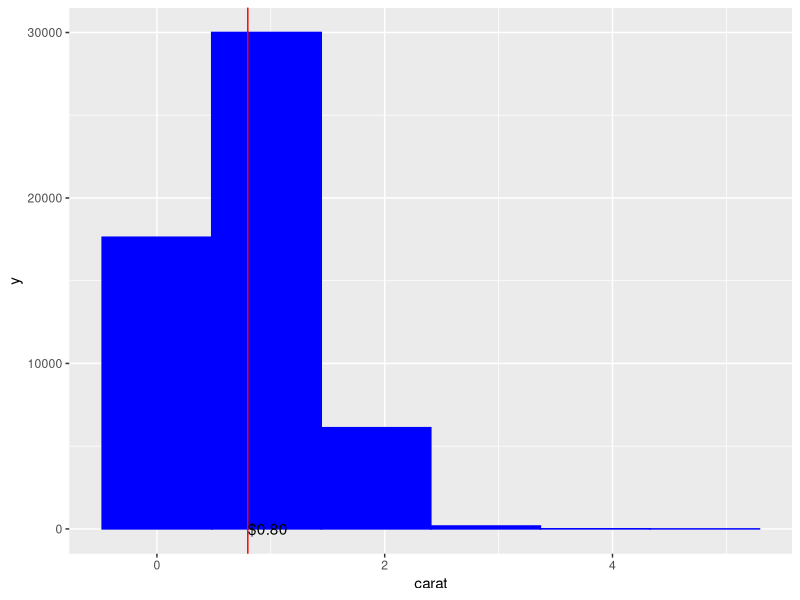
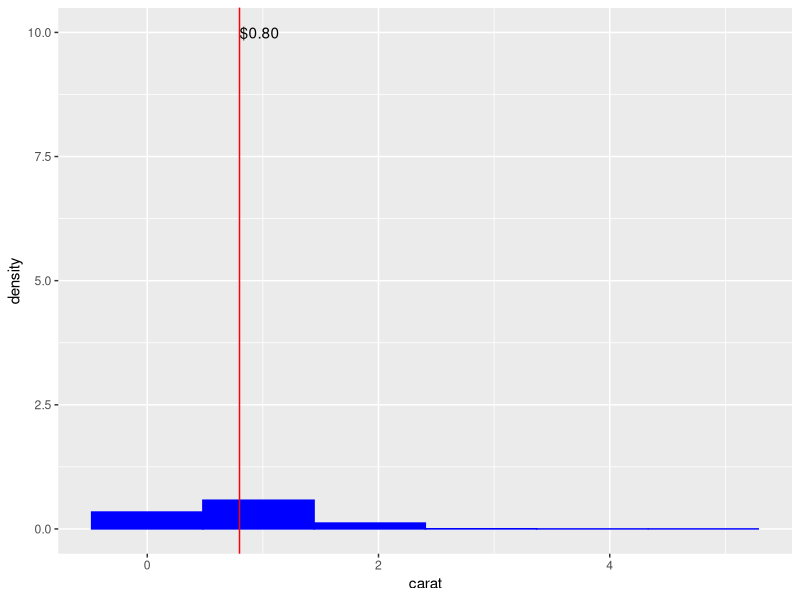
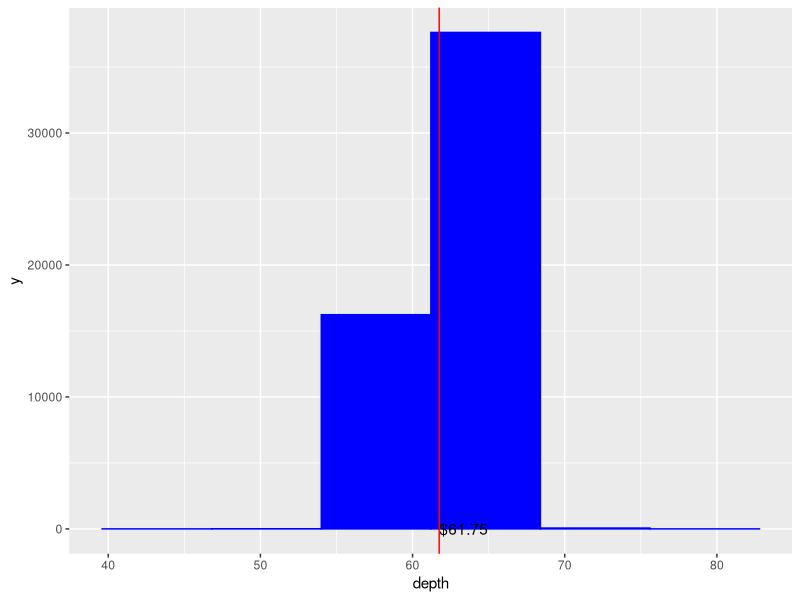
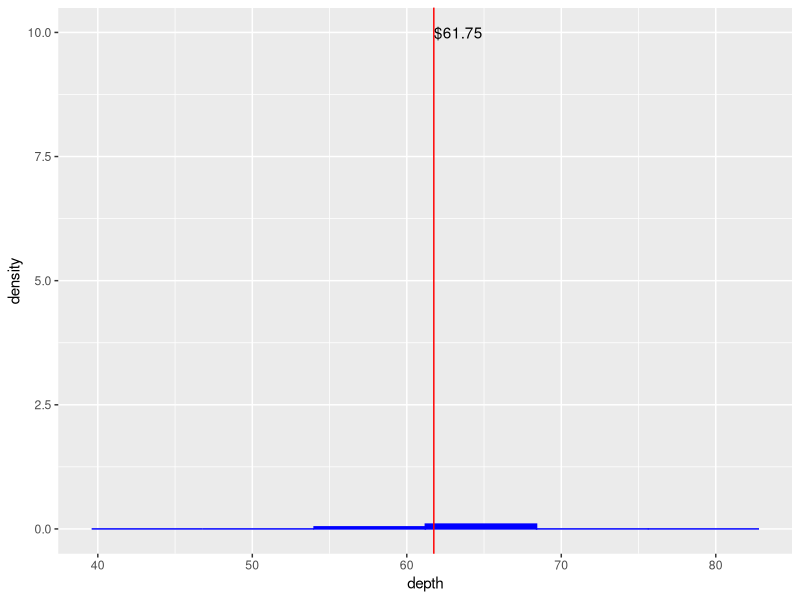
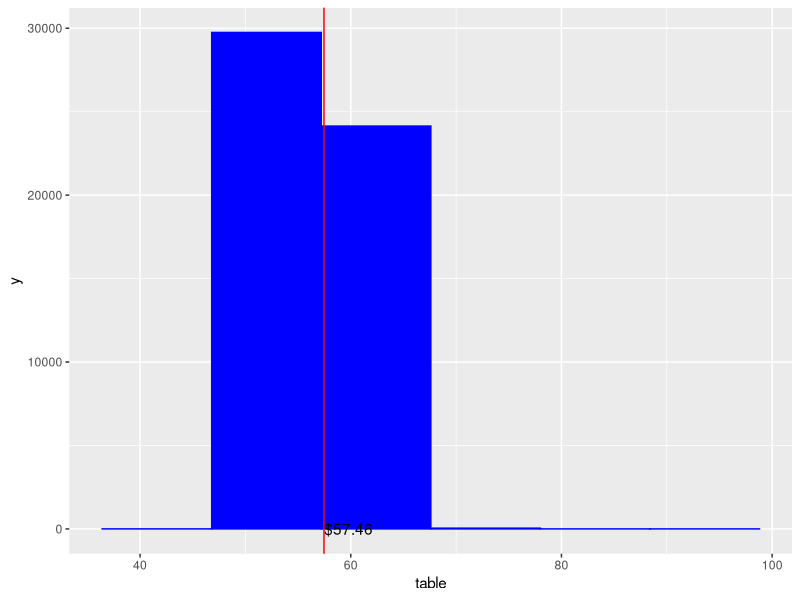
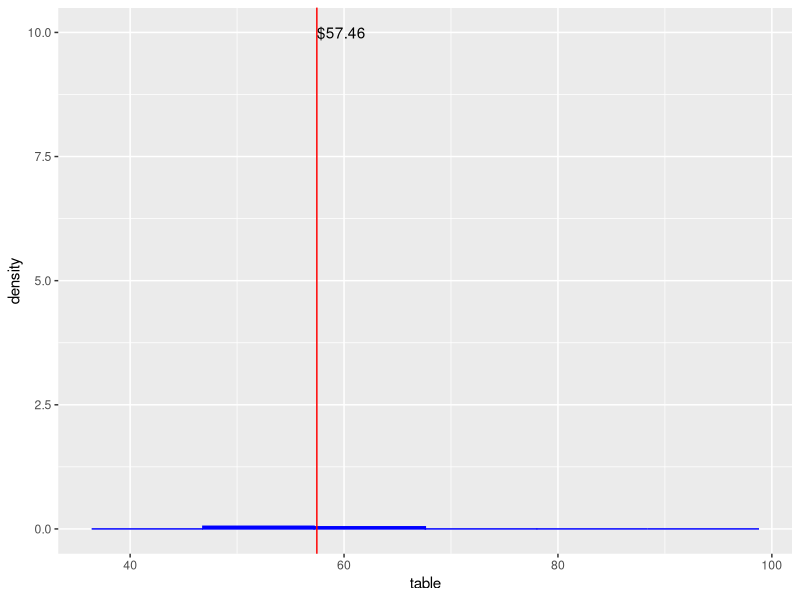
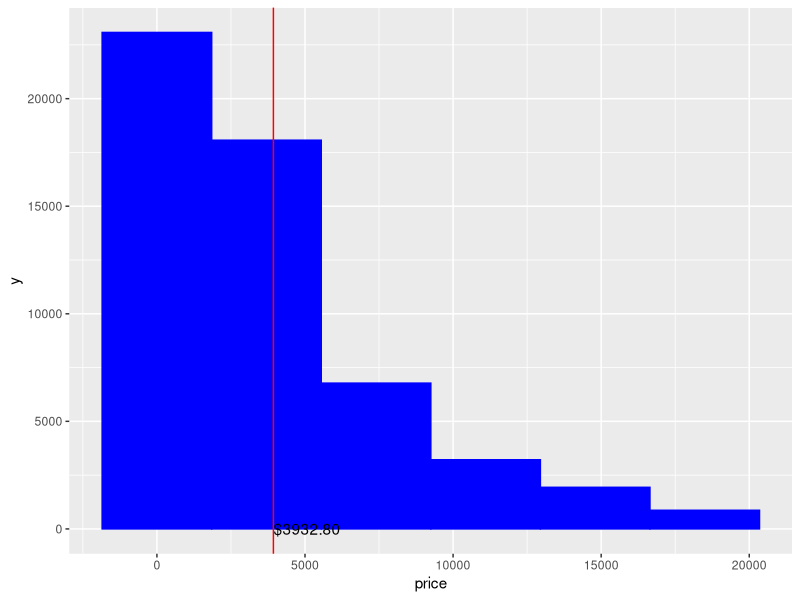
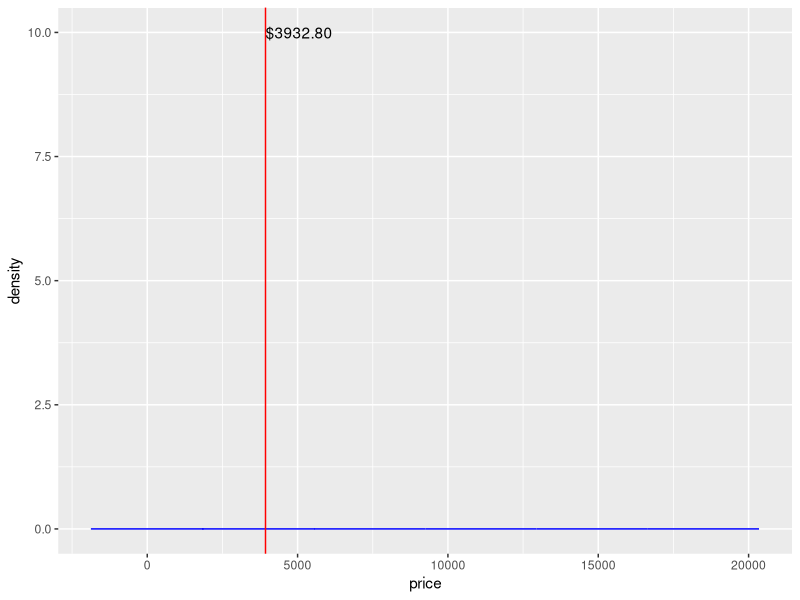

R code for these plots, in order: (Note: this script raises an error after producing the figures.)
## ---- chunk 1
library(ggplot2)  # read ggplot2 library
data("mtcars")    # read "mtcars" data.frame to ehvironment 
require('grid')   # read grid 
data("diamonds")  # read "diamonds" data.frame to ehvironment 


explore<-function(dt,bnsz,thd)
  # Name a function(dt,bnsz,thd) as explore(), and there are three variables.
  # takes a data frame, a vector of bin sizes, and a correlation threshold as input parameters.
  {
  
  r1=list() # define a new blank list(), and names r1.
  c=1       # Set the initial value of c = 1
  
  
  # This is the first question. We will plot a pair of blue histograms in countability method and density method.
  
  vn <- as.numeric(sapply(dt,is.numeric))
  # (dt,is.numeric) means : Extract all of the numeric variables in our data.frame: dt. 
  # sapply(dt,is.numeric) : to determine if the variable is numeric and return True or False.
  # as.numeric() translate our True to 1, False to 0.
  # Therefore, as.numeric(sapply(dt,is.numeric)) will translate all of the variables in dt to numbers 0 or 1          where 0 represent non-numeric, 1 represent numeric. And we just name this as vn. 


  for(i in 1:length(bnsz)){
   #  Let i loop through 1 to the length of vector bnsz
  for(j in 1:length(vn)){
    # Let j loop through 1 to the length of vn.
    if(vn[[j]]==1){      # if vn[j] is numeric
    m=mean(dt[[j]])      # we let m to be the mean of jth column of dt.
    ml = sprintf("$%3.2f ", m)    # m1 is a version of m round to two decimals.
    bins <- (max(dt[,j])-min(dt[,j]))/bnsz[i]  
    # bnsz[i] : the number of bins at each i.
    # (max(dt[,j])-min(dt[,j]))/bnsz[i] is the width of each bin. 
    
    xLabel <- colnames(dt)[j] 
    # lable x-axis with the name of the jth column name of dt 
    h<-ggplot(dt,aes_string(xLabel))
    # read the data of the vector named xLabel in dt and use these data to ggplot 
    h<-h+   # Use h and add all of follows to complete the ggplot.
        geom_histogram(colour='blue',fill='blue',binwidth=bins)+
        # Draw a histogram graph with blue and then fill each rectangle with blue and then let width of bin equal to bins.
        labs(x=colnames(dt)[j]) + 
        # Label x-axis in each graph as the jth column name of dt.
        geom_vline(xintercept=m, colour='red') +
        # Add a red verticle line whose intercept is m (the mean of jth column of dt)
        annotate("text",x=m,y=10,label=ml,hjust=0)
        # Add a text to this graph : add ml at the point (m,10)
        nm=paste('bin=',bnsz[i],colnames(dt)[j],"count.png")
        # Output the graph by png vertion and name the file as the binsize and column name. (use nm to record)
        # For example, "bin= 20 z count.png"
    ggsave(filename = nm)
        # Save the filmname.
    
    
    h2<-ggplot(dt,aes_string(xLabel))
        # read the data of the vector named xLabel in dt and use these data to ggplot 
    h2<-h2+    # Use h2 and add all of follows to complete the ggplot.
      geom_histogram(aes(y=..density..),colour='blue',fill='blue',binwidth=bins)+
      # Use the density method to draw a histogram graph with blue and then fill each rectangle with blue and then let width of bin equal to bins.
      labs(x=colnames(dt)[j]) +
      # Label x-axis in each graph as the jth column name of dt.
      geom_vline(xintercept=m, colour='red') +
      # Add a red verticle line whose intercept is m (the mean of jth column of dt)
      annotate("text",x=m,y=10,label=ml,hjust=0)
      # Add a text to this graph : add ml at the point (m,10)
      nm=paste('bin=',bnsz[i],colnames(dt)[j],"denstity.png")
      # Output the graph by png vertion and name the file as the binsize and column name. (use nm to record)
      # For example, "bin= 20 z density.png"
    ggsave(filename = nm)       # Save the filename.
    }
    
  } 
  }
  
  # This is part of the second question. I will Plot a gray bar graph for every binary variable. 
  
  for(i in 1:ncol(dt)){
    # Let i loop through 1 to the number of columns in dt.
    if(vn[[i]]==1){
      # Use the vn we get in last question, if a data in dt corresponding to vn[i] is numeric,
      if(sum(dt[i]==0)+sum(dt[i]==1)==nrow(dt)){
        # In ith column of dt, if the number of 0 and the number of 1 add up to the number of columns in dt.
        # Then we can have the ith column of dt is binary.
        xLabel <- colnames(dt)[i]
         # lable x-axis with the name of the ith column name of dt 
        ggplot(dt,aes_string(xLabel)) +
          # read the data of the vector named xLabel in dt and use these data to ggplot.
          geom_bar(fill="gray") +      # Draw a bar graph with gray bars
          ggtitle(colnames(dt)[i])+    # Give the title of each graph as the ith column names of dt.
          labs(x=colnames(dt)[i])      # Label x-aes in each graph as the ith column names of dt
          nm=paste(colnames(dt)[i],'.png',sep='')
          # Output the graph by png vertion and name the file as the ith column name of dt.
          # For example, "clarity.png"
          ggsave(filename = nm) 
          # Save the filename.
          
          
  # This is the part a in 4th question.  (binary variable frequency table)
          
        r1[[c]]=table(dt[[i]])  
        # We still use the procedure above.
        # Input every binary column in dt to r1[[c]]. (we know that the initial value of c is 1)
        c=c+1
        # Let c be added 1 every time, that is to record the frequncy of dt and put them to list r1().
      }
    }
  }
  
  
 
  # This is part of the second question. I will Plot a gray bar graph for every categorical variable. 
  
  vc<-as.numeric(sapply(dt,is.factor))+as.numeric(sapply(dt,is.logical))
  # (dt,is.factor) means : Extract all of the factor variables in our data.frame: dt. 
  # (dt,is.logical) means : Extract all of the logical variables in our data.frame: dt. 
  # sapply(dt,is.factor) : to determine if the variable is factor and return True or False.
  # sapply(dt,is.logical) : to determine if the variable is logical and return True or False.
  # as.numeric() translate our True to 1, False to 0.
  # Therefore, as.numeric(sapply(dt,is.factor)) will translate all of the variables in dt to numbers 0 or 1          where 0 represent non-factor, 1 represent factor. 
  # as.numeric(sapply(dt,is.factor)) will translate all of the variables in dt to numbers 0 or 1 where 0 represent non-logical, 1 represent logical.
  # And we name the sum of these two by vc.
  
  
    for(i in 1:length(vc)){
      # Let i loop through 1 to the length of vc.
    if(vc[[i]]>=1){
      # Use the vc we get in last question, if a data in dt corresponding to vn[i] is not both non-factor and non-ligical,
      xLabel <- colnames(dt)[i]        # lable x-axis with the name of the ith column name of dt 
    ggplot(dt,aes_string(xLabel)) +    
    # read the data of the vector named xLabel in dt and use these data to ggplot.
    geom_bar(fill="gray") +          # Draw a bar graph with gray bars
    ggtitle(colnames(dt)[i])+        # Give the title of each graph as the ith column names of dt.
    labs(x=colnames(dt)[i])          # Label x-aes in each graph as the ith column names of dt
    nm=paste(colnames(dt)[i],'.png',sep='')
    # Output the graph by png vertion and name the file as the ith column name of dt.
    # For example, "clarity.png"
    ggsave(filename = nm)  
    # Save the filename.
    
    
    # This is also part a in 4th question. (categorical variable frequency table)
    
    
    r1[[c]]=table(dt[[i]])
     # We still use the procedure above.
     # Input every categorical column in dt to r1[[c]]. 
        c=c+1
        # We know that there is already a list r1, and c is not 1 yet.
        # So we just add new data into list r1, and let c continue to be added 1 every time to record the frequency of categorical column in dt.
        
     }
    }
  
  
  
  # This is part b of 4th question.
  
   r2=list()     # define a new blank list(), and names r1.
   c=1           # Set the initial value of c = 1
   
    for(j in 1:length(vn)){
      # Let i loop through 1 to the length of vn (we defined vn as above) 
    if(vn[[j]]==1){
      # Use the vn we get in last question, if a data in dt corresponding to vn[j] is numeric,
    r2[[c]]=summary(dt[[j]])
      #  A summary statistics table for each numerical variable
    c=c+1  # Let c add up 1 every time, so we can get data in list r2 in order.
    }
  }
  
    r3 = list()   # define a new list, names r3.
    r3[[1]]=r1    
    r3[[2]]=r2    # Let r3 contain list r1 and r2.
    
    #!!!! r1 is teh answer of part a of 4th question.
    #     r2 is 4th question, part b) i)
    
     
    nv=dt[sapply(dt,is.numeric)]
    # Extrate all the numeric data from dt 
    tmp=numeric(0)
    # Set the initial value of tmp
    for(i in 1:ncol(combn((1:ncol(nv)),2))){
    # (combn((1:ncol(nv)),2)) is to produce combinations of every pair of variables in  the data frame "nv"
    # ncol(combn((1:ncol(nv)),2)) is to count the number of pairs of variables as above.
    # i steps one by one from 1 to the total number of pairs of variables.
    tmp=c(tmp,cor(nv[[combn((1:ncol(nv)),2)[1,i]]],nv[[combn((1:ncol(nv)),2)[2,i]]]))
    # Calculate the correlation coefficient of every pair of the variables, and then put these values to the column "tmp"
    }
    
    n=paste(combn(colnames(nv),2)[1,],'-',combn(colnames(nv),2)[2,],sep='')
     # define the first column--the corresponding variables of each corelation coefficient. And we give these names by paste them with a "-".
    r3[[3]]=data.frame(n,tmp)
     # Creat a new data frame with the "n" column and the "tmp" column, say r3[[3]]
     # r3[[3]] is the answer of 4th question part b), ii). And it is also the answer of question 3.
    
    
    tmp2=tmp*tmp           # Define tmp2 as square of tmp
    tmp2=tmp2[tmp2>thd]    
    # Determine all of the data in tmps if them are > thd (the input variable) , if yes, then let these data be new tmp2. That is what we want.
    n=n[tmp*tmp>thd]
    # Also extract the name of data corresponding to those in tmp2 who > thd.
    r3[[4]]=data.frame(n,tmp2)
    # Conbine n and tpm2 together to be r3[[4]], which is the answer of 4th question part b), iii).
  
  
  return(r3)  # return r3, we get all of the answer of question 3 & 4.
    
  }
    
# This is the 5th quesion, we test our function by the given example : a vector of bin sizes (5, 20, 50), a correlation threshold of 0.25 and  the mtcars data.

  diamonds$vs<-rep((mtcars$vs==1)[3:22],2697)  # Add the vs logical column in mtcart to diamonds data frame.
  test1=explore(diamonds,c(5,20,50),0.25)  
  test1     # Output the list.
  test2=explore(mtcars,c(5,20,50),0.25)    
  test2     # Output the list.
  
